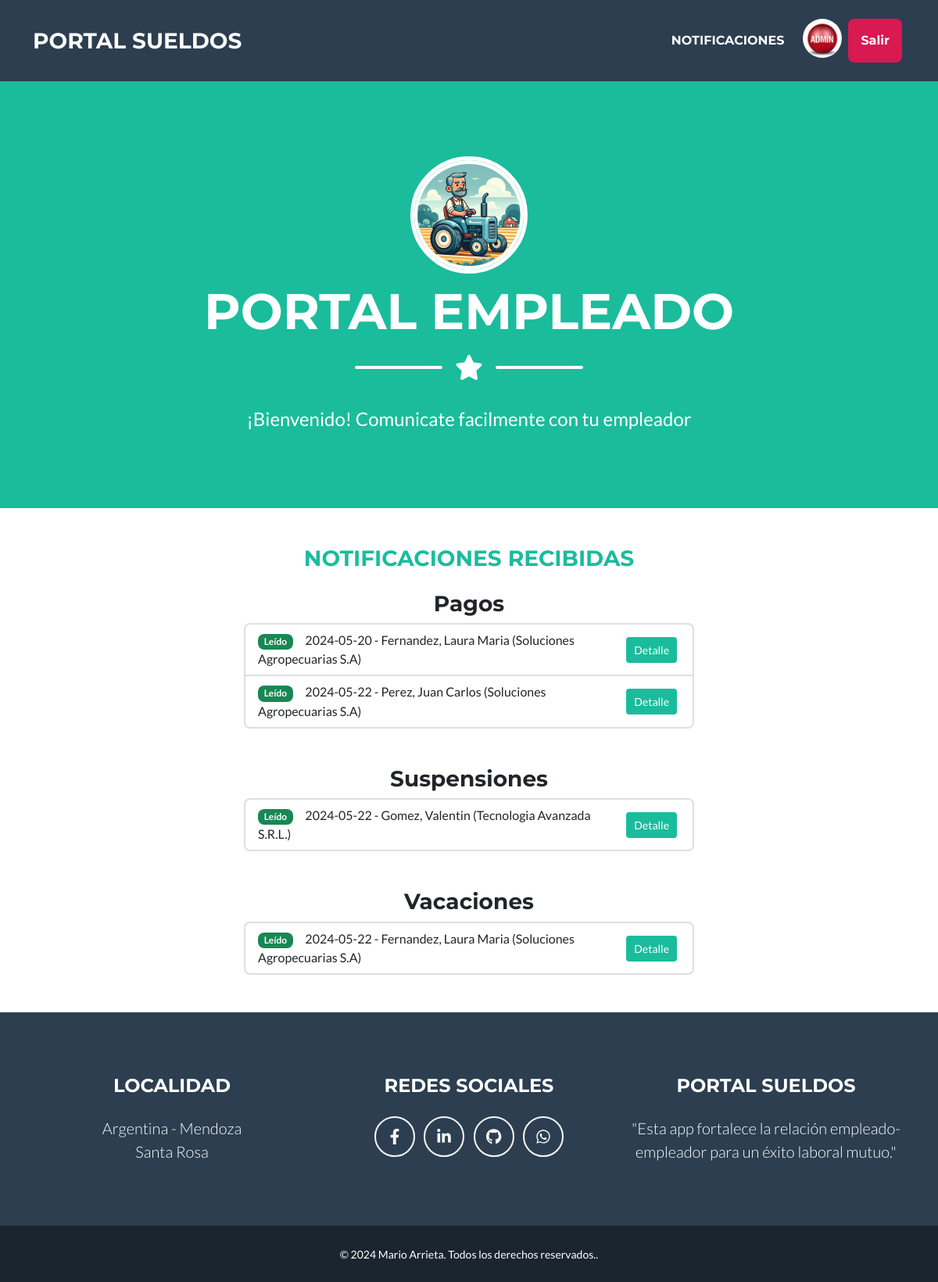
The page /empleado/inicio/ (signed in) on the database its author committed.
### empleado/models.py (models this page shows, shortened)
class Avatar(models.Model):
    usuario = models.OneToOneField(User, on_delete=models.CASCADE, related_name="avatar_empleado")
    avatar = models.ImageField(upload_to="avatares", null=True, blank=True)
    class Meta:
        verbose_name = "Foto de Perfil"
        verbose_name_plural = "Fotos de Perfiles"

### empleador/models.py (models this page shows, shortened)
class Pagos (models.Model):
    empleado = models.ForeignKey (Empleado, on_delete=models.CASCADE, verbose_name= "Empleado")
    fecha_notificacion = models.DateField(auto_now=True, verbose_name="Fecha de Notificación", editable=False)
    fecha_pago = models.DateField(verbose_name="Fecha de Pago")
    importe = models.PositiveIntegerField(verbose_name="Importe")
    liquidacion = models.CharField(max_length=20, choices=liquidacion, verbose_name= "Liquidación")
    meses = models.CharField(max_length=10, choices=meses, verbose_name= "Mes",)
    año = models.PositiveIntegerField(validators=[validate_year_range], verbose_name="Año")
    imagen = models.ImageField(upload_to="pagos", null=True, blank=True)
    visto = models.BooleanField (editable=False, default=False, verbose_name="Visto")
    def __str__(self):
        return f"{self.fecha_notificacion} -  {self.empleado.apellido}, {self.empleado.nombre} ({self.empleado.empleador.razonSocial})"
    class Meta:
        verbose_name_plural = "Pagos"

class Empleado (models.Model):
    empleador = models.ForeignKey (Empleador, on_delete=models.CASCADE, verbose_name="Empleador")
    apellido = models.CharField(max_length=50, verbose_name="Apellido")
    nombre = models.CharField(max_length=50, verbose_name="Nombre")
    cuil = models.PositiveIntegerField(validators=[validate_cuil_length], unique=True, verbose_name="CUIL")
    fecha_ingreso = models.DateField(verbose_name="Fecha de ingreso")
    email = models.EmailField(verbose_name= "e-Mail ")
    class Meta:
        verbose_name = "Empleado"
        verbose_name_plural = "Empleados"

class Empleador (models.Model):
    razonSocial = models.CharField(max_length=50, verbose_name="Razon Social")
    cuit = models.PositiveIntegerField(validators=[validate_cuil_length], unique=True, verbose_name="CUIT")
    email = models.EmailField(verbose_name="e-Mail")
    class Meta:
        verbose_name = "Empleador"
        verbose_name_plural = "Empleadores"

class Suspensiones (models.Model):
    empleado = models.ForeignKey (Empleado, on_delete=models.CASCADE, verbose_name= "Empleado")
    fecha_notificacion = models.DateField(auto_now=True, verbose_name="Fecha de Notificación", editable=False)
    cantidad_dias = models.PositiveIntegerField(verbose_name="Cantidad de días")
    fecha_reingreso = models.DateField(verbose_name="Fecha de Reingreso")
    motivo = models.CharField(max_length=200, verbose_name="Motivo")
    imagen = models.ImageField(upload_to="suspensiones", null=True, blank=True)
    visto = models.BooleanField (editable=False, default=False, verbose_name="Visto")
    def __str__(self):
        return f"{self.fecha_notificacion} - {self.empleado.apellido}, {self.empleado.nombre} ({self.empleado.empleador.razonSocial})"
    class Meta:
        verbose_name_plural = "Suspensiones"

class Vacaciones (models.Model):
    empleado = models.ForeignKey (Empleado, on_delete=models.CASCADE, verbose_name= "Empleado")
    fecha_notificacion = models.DateField(auto_now=True, verbose_name="Fecha de Notificación", editable=False)
    fecha_inicio = models.DateField(verbose_name="Fecha de Inicio")
    fecha_fin = models.DateField(verbose_name="Fecha de Finalizacion")
    período = models.PositiveIntegerField(validators=[validate_year_range], verbose_name="Corresponden al año")
    imagen = models.ImageField(upload_to="vacaciones", null=True, blank=True)
    visto = models.BooleanField (editable=False, default=False, verbose_name="Visto")
    def __str__(self):
        return f"{self.fecha_notificacion} - {self.empleado.apellido}, {self.empleado.nombre} ({self.empleado.empleador.razonSocial})"
    class Meta:
        verbose_name_plural = "Vacaciones"

### empleado/views.py (the view)
class PagosRead(LoginRequiredMixin, ListView):
    template_name = "empleado/index.html"
    login_url = reverse_lazy ("empleado:login")
    def get_queryset(self):
        return Pagos.objects.all()
    def get_context_data(self, **kwargs):
        context = super().get_context_data(**kwargs)
        context['suspensiones'] = Suspensiones.objects.all()
        context['vacaciones'] = Vacaciones.objects.all()
        return context

### empleado/templates/empleado/index.html (shortened to what this page needs)
{% extends 'core/base.html' %}
{% load static %}
{% block  titulo%}
    <li class="nav-item mx-0 mx-lg-1">
        <a class="nav-link py-3 px-0 px-lg-3 rounded" href="{% url 'empleado:notificaciones_create' %}">Notificaciones</a>
    </li>
    <li class="nav-item mx-0 mx-lg-1">
        {% if user.avatar_empleado %}
            <div style="width: 50px; height: 50px; overflow: hidden; border-radius: 50%;">
                <img src="{{ user.avatar_empleado.avatar.url }}" alt="{{ user.username }}'s Profile Picture" style="width: 100%; height: 100%; object-fit: cover;">
            </div>
        {% else %}
            <a class="nav-link py-3 px-0 px-lg-3 rounded" style="background-color: #6dafec; padding: 5px 10px; border-radius: 5px;">{{ user.username }}</a>
        {% endif %}
    </li>
    <li class="nav-item mx-0 mx-lg-1">
        <form action="{% url 'core:logout' %}" method="post">
            <button type="submit" class="nav-link py-3 px-0 px-lg-3 rounded" style="background-color: #d81952; padding: 5px 10px; border-radius: 5px; border: none; color: white;">Salir</button>
        </form>
    </li>
{% endblock titulo %}
{% block imagen %}
   {% static 'empleado/img/empleado.webp' %}
{% endblock imagen %}
{% block pagina%}
   PORTAL EMPLEADO
{% endblock pagina%}
{% block mensaje%}
    ¡Bienvenido! Comunicate facilmente con tu empleador
{% endblock mensaje%}
{% block formulario %}
        <br>
        <div class="row justify-content-center m-0 mt-4">
            <div class="col-lg-12 text-center">
                <h3 class="text-primary mb-4">NOTIFICACIONES RECIBIDAS</h3>
            </div>
        </div>
        {% if object_list %}
        <h3 class="text-center">Pagos</h3>
        <div class="row justify-content-center m-0">
            <div class="col-lg-6">
                <ul class="list-group">
                    {% for item in object_list %}
                    <li class="list-group-item d-flex justify-content-between align-items-center">
                        <div>
                            {% if item.visto %}
                                <span class="badge bg-success">Leído</span>&nbsp;&nbsp;&nbsp;&nbsp;
                            {% else %}
                                <span class="badge bg-warning text-dark">No leído</span>&nbsp;&nbsp;&nbsp;&nbsp;
                            {% endif %}
                            {{ item }}
                         </div>
                        <div>
                            <a href="{% url 'empleado:pagos_detail' item.id %}" class="btn btn-sm btn-primary mx-1">Detalle</a>
                        </div>
                    </li>
                    {% endfor %}
                </ul>
            </div>
        </div>
        {% endif %} <br><br>
            {% if suspensiones %}
            <h3 class="text-center">Suspensiones</h3>
            <div class="row justify-content-center m-0">
                <div class="col-lg-6">
                    <ul class="list-group">
                        {% for item in suspensiones %}
                        <li class="list-group-item d-flex justify-content-between align-items-center">
                            <div>
                                {% if item.visto %}
                                    <span class="badge bg-success">Leído</span>&nbsp;&nbsp;&nbsp;&nbsp;
                                {% else %}
                                    <span class="badge bg-warning text-dark">No leído</span>&nbsp;&nbsp;&nbsp;&nbsp;
                                {% endif %}
                                {{ item }}
                            </div>
                            <div>
                                <a href="{% url 'empleado:suspensiones_detail' item.id %}" class="btn btn-sm btn-primary mx-1">Detalle</a>
                            </div>
                        </li>
                        {% endfor %}
                    </ul>
                </div>
            </div>
        {% endif %} <br><br>
        {% if vacaciones %}
            <h3 class="text-center">Vacaciones</h3>
            <div class="row justify-content-center m-0">
                <div class="col-lg-6">
                    <ul class="list-group">
                        {% for item in vacaciones %}
                        <li class="list-group-item d-flex justify-content-between align-items-center">
                            <div>
                                {% if item.visto %}
                                    <span class="badge bg-success">Leído</span>&nbsp;&nbsp;&nbsp;&nbsp;
                                {% else %}
                                    <span class="badge bg-warning text-dark">No leído</span>&nbsp;&nbsp;&nbsp;&nbsp;
                                {% endif %}
                                {{ item }}
                            </div>
                            <div>
                                <a href="{% url 'empleado:vacaciones_detail' item.id %}" class="btn btn-sm btn-primary mx-1">Detalle</a>
                            </div>
                        </li>
                        {% endfor %}
                    </ul>
                </div>
            </div>
        {% endif %} <br><br>
{% endblock formulario%}

### rows shown on the page
Pagos: visto "Leído", fecha_notificacion+empleado "2024-05-20 - Fernandez, Laura Maria (Soluciones Agropecuarias S.A)"
Pagos: visto "Leído", fecha_notificacion+empleado "2024-05-22 - Perez, Juan Carlos (Soluciones Agropecuarias S.A)"
Suspensiones: visto "Leído", fecha_notificacion+empleado "2024-05-22 - Gomez, Valentin (Tecnologia Avanzada S.R.L.)"
Vacaciones: visto "Leído", fecha_notificacion+empleado "2024-05-22 - Fernandez, Laura Maria (Soluciones Agropecuarias S.A)"
